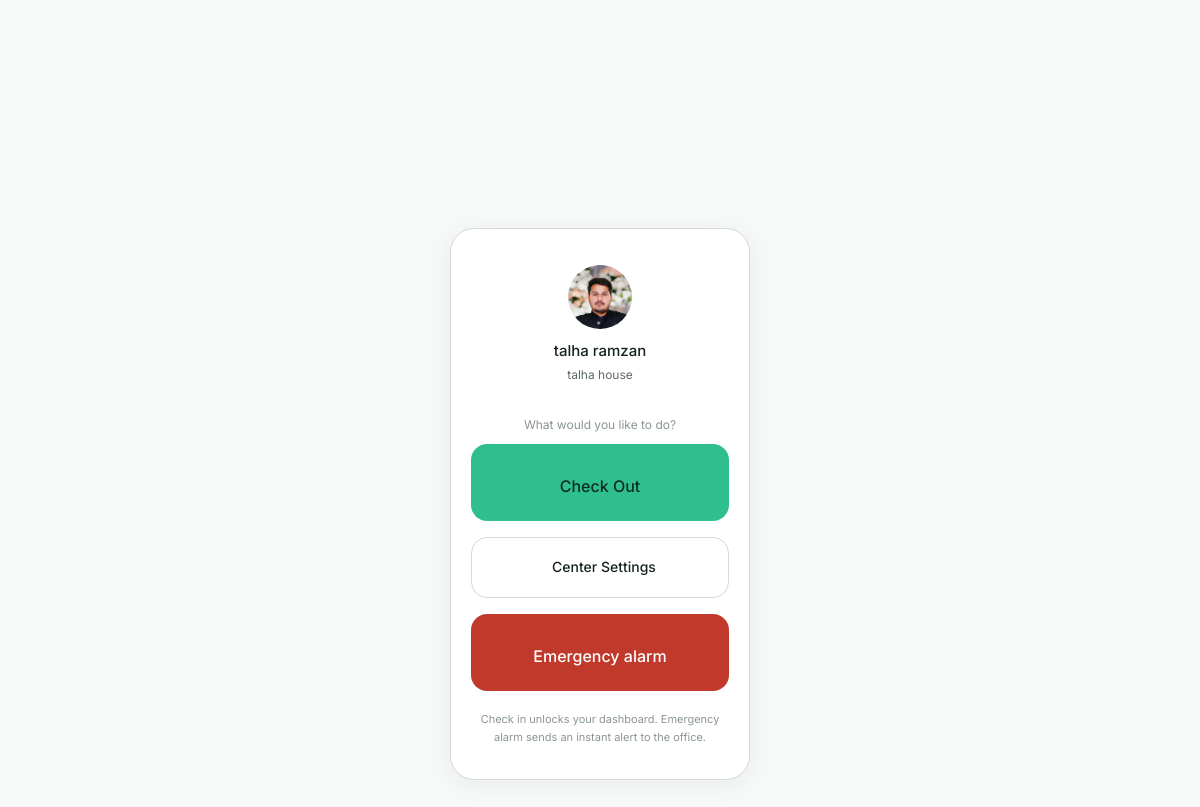
The app's page /staff/home/ (signed in) with its own data.
### staff/models.py (models this page shows, shortened)
class StaffProfile(models.Model):
    class Status(models.TextChoices):
        ACTIVE = 'Active', 'Active'
        INACTIVE = 'Inactive', 'Inactive'
    class Gender(models.TextChoices):
        MALE = 'Male', 'Male'
        FEMALE = 'Female', 'Female'
        OTHER = 'Other', 'Other'
    user = models.OneToOneField(
        settings.AUTH_USER_MODEL,
        on_delete=models.CASCADE,
        related_name='staff_profile'
    )
    assigned_center = models.ForeignKey(
        'admin_panel.Center',
        on_delete=models.SET_NULL,
        null=True,
        related_name='staff_members'
    )
    designation = models.CharField(max_length=100, blank=True)
    profile_photo = models.ImageField(upload_to='profile_photos/', blank=True, null=True)
    cnic = models.CharField(max_length=15, unique=True, blank=True, null=True)
    date_of_birth = models.DateField(blank=True, null=True)
    age = models.PositiveSmallIntegerField(blank=True, null=True)
    gender = models.CharField(max_length=10, choices=Gender.choices, blank=True)
    address = models.TextField(blank=True)
    joining_date = models.DateField(auto_now_add=True)
    status = models.CharField(max_length=20, choices=Status.choices, default=Status.ACTIVE)
    created_at = models.DateTimeField(default=timezone.now)
    updated_at = models.DateTimeField(auto_now=True)
    class Meta:
        ordering = ['user__full_name']

### accounts/models.py (models this page shows, shortened)
class CustomUser(AbstractBaseUser, PermissionsMixin):
    class Role(models.TextChoices):
        ADMIN = 'Admin', 'Admin'
        FIELD_STAFF = 'Field Staff', 'Field Staff'
        TEACHER = 'Teacher', 'Teacher'
    username = models.CharField(max_length=20, unique=True, blank=True, null=True)
    full_name = models.CharField(max_length=255)
    email = models.EmailField(unique=True)
    phone_number = models.CharField(max_length=20, unique=True)
    role = models.CharField(max_length=20, choices=Role.choices, default=Role.FIELD_STAFF)
    is_active = models.BooleanField(default=True)
    is_staff = models.BooleanField(default=False)
    is_superuser = models.BooleanField(default=False)
    date_joined = models.DateTimeField(auto_now_add=True)
    objects = CustomUserManager()
    USERNAME_FIELD = 'email'
    REQUIRED_FIELDS = ['full_name', 'phone_number']
    def get_full_name(self):
        return self.full_name

### admin_panel/models.py (models this page shows, shortened)
class Center(models.Model):
    class Status(models.TextChoices):
        ACTIVE = 'Active', 'Active'
        INACTIVE = 'Inactive', 'Inactive'
        PENDING = 'Pending', 'Pending'
    class ConfigStatus(models.TextChoices):
        NOT_CONFIGURED = 'NOT_CONFIGURED', 'Not Configured'
        CONFIGURED = 'CONFIGURED', 'Configured'
    center_name = models.CharField(max_length=255)
    center_code = models.CharField(max_length=20, unique=True)
    complete_address = models.TextField(blank=True)
    city = models.CharField(max_length=100, blank=True)
    district = models.CharField(max_length=100)
    latitude = models.DecimalField(max_digits=9, decimal_places=6, null=True, blank=True)
    longitude = models.DecimalField(max_digits=9, decimal_places=6, null=True, blank=True)
    allowed_radius = models.PositiveIntegerField(default=100, help_text='Allowed radius in meters')
    assigned_teacher = models.OneToOneField(
        'staff.StaffProfile',
        on_delete=models.SET_NULL,
        null=True,
        blank=True,
        related_name='teaching_center',
    )
    status = models.CharField(max_length=20, choices=Status.choices, default=Status.PENDING)
    configuration_status = models.CharField(
        max_length=20,
        choices=ConfigStatus.choices,
        default=ConfigStatus.NOT_CONFIGURED,
    )
    configured_by = models.ForeignKey(
        settings.AUTH_USER_MODEL,
        on_delete=models.SET_NULL,
        null=True,
        blank=True,
        related_name='configured_centers',
    )
    configured_date = models.DateTimeField(null=True, blank=True)
    gps_accuracy = models.FloatField(null=True, blank=True, help_text='GPS accuracy in meters at configuration time')
    browser_info = models.TextField(blank=True)
    ip_address = models.GenericIPAddressField(blank=True, null=True)
    created_at = models.DateTimeField(auto_now_add=True)
    updated_at = models.DateTimeField(auto_now=True)
    class Meta:
        ordering = ['center_name']

### staff/views.py (the view)
# urls.py: path('home/', views.home, name='staff_home'),
@login_required
def home(request):
    staff = get_staff_context(request.user)
    ctx = {'staff': staff}
    if staff and staff.assigned_center:
        center = staff.assigned_center
        ctx['user_center'] = center.center_name
        ctx['center_config_status'] = center.configuration_status
    else:
        ctx['user_center'] = 'Not assigned'
        ctx['center_config_status'] = None
    today = timezone.now().date()
    try:
        today_attendance = Attendance.objects.get(staff=request.user, date=today)
        ctx['has_checked_in'] = today_attendance.check_in_time is not None
        ctx['has_checked_out'] = today_attendance.check_out_time is not None
    except Attendance.DoesNotExist:
        ctx['has_checked_in'] = False
        ctx['has_checked_out'] = False
    return render(request, 'staff/home.html', ctx)

### admin_panel/context_processors.py (called while the page is built)
def notification_count(request):
    if not request.user.is_authenticated:
        return {'unread_notifications_count': 0, 'notifications': [], 'emergency_alerts_count': 0}
    notifications = Notification.objects.select_related('staff', 'related_alert').all()[:10]
    unread_count = Notification.objects.filter(is_read=False).count()
    today_emergencies = EmergencyAlert.objects.filter(
        status__in=[EmergencyAlert.Status.PENDING, EmergencyAlert.Status.IN_PROGRESS]
    ).count()
    return {
        'unread_notifications_count': unread_count,
        'notifications': notifications,
        'emergency_alerts_count': today_emergencies,
    }

### staff/views.py (called while the page is built)
def get_staff_context(user):
    try:
        staff = StaffProfile.objects.select_related(
            'user', 'assigned_center'
        ).get(user=user)
    except StaffProfile.DoesNotExist:
        staff = None
    return staff

### staff/templates/staff/home.html (shortened to what this page needs)
{% extends 'base.html' %}
{% block content %}
<div style="display:flex;justify-content:center;align-items:center;min-height:100vh;padding:20px;background:var(--surface-1)">
  <div style="width:300px;background:var(--surface-2);border-radius:24px;border:0.5px solid var(--border-strong);padding:24px 20px;display:flex;flex-direction:column;align-items:center;min-height:480px;box-shadow:0 4px 24px rgba(0,0,0,0.06)">
    <div style="width:64px;height:64px;border-radius:50%;background:var(--bg-accent);display:flex;align-items:center;justify-content:center;font-weight:500;font-size:18px;color:var(--text-accent);margin:12px 0 10px;overflow:hidden;">
      {% if staff and staff.profile_photo %}
      <img src="{{ staff.profile_photo.url }}" alt="{{ request.user.get_full_name }}" style="width:100%;height:100%;object-fit:cover;">
      {% else %}
      {{ request.user.get_initials }}
      {% endif %}
    </div>
    <p style="font-size:15px;font-weight:500;margin:0">{{ request.user.get_full_name }}</p>
    <p style="font-size:12px;color:var(--text-secondary);margin:2px 0 30px">{{ user_center }}</p>
    <div style="width:100%;flex:1;display:flex;flex-direction:column;justify-content:center;gap:16px">
      <div style="text-align:center;font-size:12px;color:var(--text-muted);margin-bottom:-6px">What would you like to do?</div>
      <a href="{% url 'staff_dashboard' %}" style="text-decoration:none;width:100%">
        <button type="button" id="attendanceBtn" style="width:100%;background:#2FBF8F;color:#0B2E1F;border:none;padding:22px;border-radius:16px;font-size:16px;font-weight:500;display:flex;flex-direction:column;align-items:center;gap:8px;cursor:pointer">
          {% if has_checked_in and has_checked_out %}
            Attendance Completed
          {% elif has_checked_in and not has_checked_out %}
            Check Out
          {% else %}
            Check In
          {% endif %}
        </button>
      </a>
      {% if center_config_status == 'NOT_CONFIGURED' %}
      <a href="{% url 'staff_center_settings' %}" style="text-decoration:none;width:100%">
        <button type="button" style="width:100%;background:var(--surface-2);color:var(--text-primary);border:0.5px solid var(--border-strong);padding:18px;border-radius:16px;font-size:14px;font-weight:500;display:flex;align-items:center;justify-content:center;gap:8px;cursor:pointer">
          Center Settings
        </button>
      </a>
      {% endif %}
      <button type="button" id="emergencyBtn" style="width:100%;background:var(--fill-danger);color:var(--on-danger);border:none;padding:22px;border-radius:16px;font-size:16px;font-weight:500;display:flex;flex-direction:column;align-items:center;gap:8px">
        Emergency alarm
      </button>
    </div>
    <p style="font-size:11px;color:var(--text-muted);text-align:center;margin-top:20px">
      {% if center_config_status == 'CONFIGURED' %}
        Emergency alarm sends an instant alert to the office.
      {% else %}
        Check in unlocks your dashboard. Emergency alarm sends an instant alert to the office.
      {% endif %}
    </p>
  </div>
</div>
{% endblock %}

### static/css/style.css (style rules this page uses)
:root { --srsp-primary: #123524; --srsp-primary-light: #1F5C40; --srsp-primary-dark: #0B2E1F; --srsp-accent: #2FBF8F; --srsp-accent-hover: #28A87A; --srsp-accent-light: #E3F3EC; --surface-1: #F7F9F8; --surface-2: #FFFFFF; --surface-3: #F0F2F1; --border: #E5E9E7; --border-strong: #D3DAD7; --text-primary: #16241C; --text-secondary: #5C6B63; --text-muted: #8A968F; --text-accent: #1F5C40; --text-on-primary: #FFFFFF; --text-success: #1F9D63; --text-warning: #B8860B; --text-danger: #C0392B; --text-info: #2563EB; --bg-accent: #E3F3EC; --bg-success: #E3F6EA; --bg-warning: #FDF3DC; --bg-danger: #FBE6E4; --bg-info: #DBEAFE; --fill-danger: #C0392B; --fill-secondary: #EEF1EF; --fill-control: #EEF1EF; --on-danger: #FFFFFF; --border-danger: #C0392B; --border-warning: #D9A400; --border-accent: #2FBF8F; --shadow-xs: 0 1px 2px rgba(18, 53, 36, 0.04); --shadow-sm: 0 1px 3px rgba(18, 53, 36, 0.06), 0 1px 2px rgba(18, 53, 36, 0.04); --shadow-md: 0 4px 6px rgba(18, 53, 36, 0.06), 0 2px 4px rgba(18, 53, 36, 0.04); --shadow-lg: 0 10px 15px rgba(18, 53, 36, 0.06), 0 4px 6px rgba(18, 53, 36, 0.04); --shadow-xl: 0 20px 25px rgba(18, 53, 36, 0.08), 0 8px 10px rgba(18, 53, 36, 0.04); --radius-sm: 6px; --radius-md: 8px; --radius-lg: 12px; --radius-xl: 16px; --radius-full: 50%; --space-xs: 4px; --space-sm: 8px; --space-md: 12px; --space-lg: 16px; --space-xl: 20px; --space-2xl: 24px; --space-3xl: 32px; --space-4xl: 40px; --sidebar-width: 220px; --sidebar-collapsed-width: 60px; --topbar-height: 56px; }
body { background: var(--surface-1); color: var(--text-primary); font-family: 'Inter', 'Segoe UI', system-ui, -apple-system, sans-serif; font-size: 0.875rem; line-height: 1.6; -webkit-font-smoothing: antialiased; -moz-osx-font-smoothing: grayscale; }
p { margin-bottom: 0.5rem; }

### records on screen
StaffProfile: profile_photo (picture)
CustomUser: user.get_full_name "talha ramzan"
Center: center_name "talha house"
